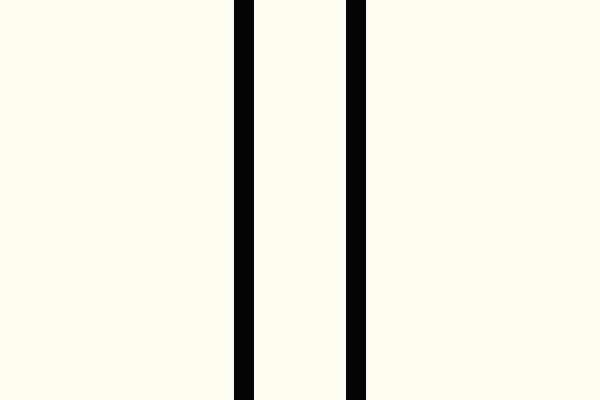
Frame 1 (no input)
Frame 60 (the mouse pressed at the canvas centre just before this capture): identical to frame 1, image omitted
Frame 120 (the mouse held since frame 60 and released just before this capture): identical to frame 1, image omitted

The Processing sketch that drew this single still picture (run headless with seeded random() and noise(); from frame 60 on, the mouse is pressed at the canvas centre):

// Processing sketch: processing_12488
// ── processing_12488.pde


/*
Create a variable to store a value that represents a "mode" within the program.
See how it's simply used in draw(), and changed in keyReleased()
-Here, we'll use a value of 0 to mean "symmetric mode" and 1 to mean asymmetric mode.

Briefly see
http://en.wikipedia.org/wiki/Finite-state_machine
and recognize how this is a 2 state machine, with transitions when the space bar is pressed.
How would you transition to symmetric with the 's' key and asymmetric with the 'a' key?
*/

int drawingMode = 0;

//some variables to model properties of our drawings:
float symmetryProperty1;
float symmetryProperty2;
//when you have multiple variables of the same type, you can create them like this:
float asymmetryProperty1, asymmetryProperty2, asymmetryProperty3;


void setup() {
  size(600, 400);
  smooth();
  rectMode(CENTER);
  fill(5,5,5);
  noStroke();
  changeSymmetricComposition();
  changeAsymmetricComposition();
}



void draw() {

  background(255, 252, 240);

  //based on the drawing mode, call the appropriate function (as defined below)
  if (drawingMode == 0) {
    drawSymmetricComposition();
  } else if (drawingMode == 1) {
    drawAsymmetricComposition();
 
  }

}

/*
keyReleased() is a special kind of function, known as an event handler

Here, the event is the releasing of a key on the keyboard, 
and this function is automatically called when that happens, 
once for each key (right after draw() finishes this frame).

This is how we add interactivity to programs. We'll change values of variables here based on what
key was pressed, and then those variables will affect what happens the next time draw() runs.
*/
void keyReleased() {
  //look for the space bar
  if (key == ' ') {
    if (drawingMode == 0) {
      drawingMode = 1;
      //change the properties of our drawing, but *only* when we switch modes (not every frame!)
      changeSymmetricComposition();
      fill(252,10,10);
    } else if (drawingMode == 1) {
      drawingMode = 0;
      //change the properties of our drawing, but *only* when we switch modes (not every frame!)
      changeAsymmetricComposition();
      fill(5,5,5);
    }
  }
}


void drawSymmetricComposition() {
  //draw two mirrored rectangles
  rect(symmetryProperty1, symmetryProperty2 , 20, 400);
  rect(width - symmetryProperty1, symmetryProperty2 , 20, 400);
}

void drawAsymmetricComposition() {
  //draw two almost mirrored rectangles, but vary them
  rect(asymmetryProperty1, asymmetryProperty3, asymmetryProperty1 / 2, asymmetryProperty1 / 3);
  rect(width - asymmetryProperty1 * .8, asymmetryProperty2 * 3/5, asymmetryProperty1, asymmetryProperty2 );
  
}

//randomize some values:
void changeSymmetricComposition() {
 symmetryProperty1 = random(50, 350); 
 symmetryProperty2 = random(200, 30); 
}

void changeAsymmetricComposition() {
 asymmetryProperty1 = random(width , width/2);
 asymmetryProperty2 = random(height / 4, height);  
 asymmetryProperty3 = random(height/3 , height );  
}
